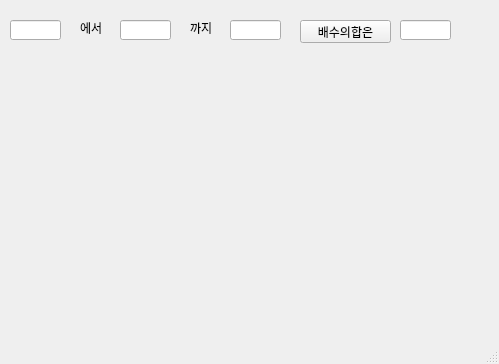
<?xml version="1.0" encoding="UTF-8"?>
<ui version="4.0">
 <class>MainWindow</class>
 <widget class="QMainWindow" name="MainWindow">
  <property name="geometry">
   <rect>
    <x>0</x>
    <y>0</y>
    <width>499</width>
    <height>364</height>
   </rect>
  </property>
  <property name="windowTitle">
   <string>MainWindow</string>
  </property>
  <widget class="QWidget" name="centralwidget">
   <widget class="QLineEdit" name="le1">
    <property name="geometry">
     <rect>
      <x>10</x>
      <y>20</y>
      <width>51</width>
      <height>20</height>
     </rect>
    </property>
   </widget>
   <widget class="QLineEdit" name="le2">
    <property name="geometry">
     <rect>
      <x>120</x>
      <y>20</y>
      <width>51</width>
      <height>20</height>
     </rect>
    </property>
   </widget>
   <widget class="QLineEdit" name="le3">
    <property name="geometry">
     <rect>
      <x>230</x>
      <y>20</y>
      <width>51</width>
      <height>20</height>
     </rect>
    </property>
   </widget>
   <widget class="QLabel" name="lbl1">
    <property name="geometry">
     <rect>
      <x>80</x>
      <y>20</y>
      <width>41</width>
      <height>16</height>
     </rect>
    </property>
    <property name="text">
     <string>에서</string>
    </property>
   </widget>
   <widget class="QLabel" name="lbl2">
    <property name="geometry">
     <rect>
      <x>190</x>
      <y>20</y>
      <width>41</width>
      <height>16</height>
     </rect>
    </property>
    <property name="text">
     <string>까지</string>
    </property>
   </widget>
   <widget class="QLineEdit" name="le4">
    <property name="geometry">
     <rect>
      <x>400</x>
      <y>20</y>
      <width>51</width>
      <height>20</height>
     </rect>
    </property>
   </widget>
   <widget class="QPushButton" name="pb">
    <property name="geometry">
     <rect>
      <x>300</x>
      <y>20</y>
      <width>91</width>
      <height>23</height>
     </rect>
    </property>
    <property name="text">
     <string>배수의합은</string>
    </property>
   </widget>
  </widget>
  <widget class="QMenuBar" name="menubar">
   <property name="geometry">
    <rect>
     <x>0</x>
     <y>0</y>
     <width>499</width>
     <height>21</height>
    </rect>
   </property>
  </widget>
  <widget class="QStatusBar" name="statusbar"/>
 </widget>
 <resources/>
 <connections/>
</ui>
